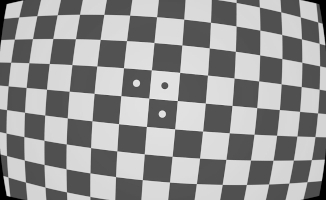
//> input picture pictures/checkerboard_326x200.jpg, 326 x 200 px
$ ./distortion   (built with g++ and OpenCV 4)
//> lines starting //> are read from the running program, lines starting //| are printed output that depends on the picture; after the words box and inside, x2 and y2 are one past the last pixel; in counts of white or black regions, pixels touching at a corner belong together
#include <opencv2/opencv.hpp>
#include <stdio.h>
#include <iostream>
#include <math.h>

using namespace std;
using namespace cv;

int verbose = 1;


// Distortion Correction- Eq: ru = rd + (k1 * rd^3) + (k2 * rd^5)
void DistCorrPoly5(const Mat& srcImg, Mat& dstImg, Point pPoint) {
    const double k1 = 0.0005;
    const double k2 = 0.0;
    const double k3 = -0.152;
    const double k4 = 0.0;
    const double zoom = 0.5;
    double rd;
    double ru;
    double rNorm;
    double theta;
    int newX;
    int newY;
    int srcX;
    int srcY;

    dstImg = srcImg.clone();

    rd = sqrt(pow(srcImg.rows, 2) + pow(srcImg.cols, 2)) * zoom;

    for (int j = 0; j < dstImg.rows; ++j)
    {
        for (int i = 0; i < dstImg.cols; i++)
        {
            newX = i - pPoint.x;
            newY = j - pPoint.y;
            ru = sqrt(pow(newX, 2) + pow(newY, 2));
            rNorm = ru / rd;
            //theta = atan(r) / (r);
            if (rNorm == 0.0)
                theta = 1;
            else
                theta = ((pow(rNorm, 5) * k1) + (pow(rNorm, 4) * k2) + (pow(rNorm, 3) * k3) + (pow(rNorm, 2) * k4) + rNorm)/rNorm;

            srcX = round(pPoint.x + theta*newX);
            srcY = round(pPoint.y + theta*newY);

            dstImg.at<char>(j, i) = srcImg.at<char>(srcY, srcX);
        }
    }
}

// Distortion Correction- Eq: ru = arctan(10p1rd)/(10p1)
void DistCorrAtan(const Mat& srcImg, Mat& dstImg, Point pPoint,  double strength) {
    double rd;
    double ru;
    double rNorm;
    double theta;
    int newX;
    int newY;
    int srcX;
    int srcY;

    dstImg = srcImg.clone();

    rd = sqrt(pow(srcImg.rows, 2) + pow(srcImg.cols, 2)) / strength;

    for (int j = 0; j < dstImg.rows; ++j)
    {
        for (int i = 0; i < dstImg.cols; i++)
        {
            newX = i - pPoint.x;
            newY = j - pPoint.y;
            ru = sqrt(pow(newX, 2) + pow(newY, 2));
            rNorm = ru / rd;
            if (rNorm == 0.0)
                theta = 1;
            else
                theta = atan(rNorm) / (rNorm);

            srcX = round(pPoint.x + theta*newX);
            srcY = round(pPoint.y + theta*newY);

            dstImg.at<char>(j, i) = srcImg.at<char>(srcY, srcX);
        }
    }
}


int main() {

    Mat srcImg;
    Mat dstImgPoly;
    Mat dstImgAtan;
    Point pPoint; // Center of distortion

    // Load Image
    srcImg = imread("../pictures/checkerboard_326x200.jpg", IMREAD_GRAYSCALE);   // Read the file
//> srcImg is the input picture: 200 rows x 326 cols, CV_8UC1; min 0, max 236, mean 148.2
    if (srcImg.empty())                              // Check for invalid input
    {
        cout << "Could not find file" << endl;
        return -1;
    }


    // principal point
    pPoint = Point(srcImg.cols / 2,
                   srcImg.rows / 2);
//> pPoint = Point(163, 100)
    if (verbose) {
        cout << "Image Width:" << srcImg.cols << endl;
//| Image Width:326
        cout << "Image Height:" << srcImg.rows << endl;
//| Image Height:200
        cout << "Image Channel:" << srcImg.channels() << endl;
//| Image Channel:1
        cout << "Image Data:" << +srcImg.at<uint8_t>(pPoint.y,pPoint.x) << endl;
//| Image Data:77
    }

    //circle(srcImg, x, 4, Scalar(0, 0, 255), FILLED, LINE_8);
    drawMarker(srcImg, pPoint, Scalar(0, 0, 255), MARKER_CROSS, 10, 1, LINE_8);
//> srcImg: 200 rows x 326 cols, CV_8UC1; 21 pixels changed, all inside (x1, y1, x2, y2) = (158, 95, 169, 106)
    namedWindow("Raw Image", WINDOW_AUTOSIZE);// Create a window for display.
    imshow("Raw Image", srcImg);                   // Show our image inside it.

    //waitKey(0);                                          // Wait for a keystroke in the window


    // Correct Image Poly 5
    DistCorrPoly5(srcImg, dstImgPoly, pPoint);
//> the loop in DistCorrPoly5, `for (int j = 0; j < dstImg.rows; ++j)` made 200 passes
//> (ru, rNorm, theta, srcX) on passes 1 to 3: (190.4, 0.996, 0.85, 301), (189.9, 0.993, 0.851, 301), (189.3, 0.99, 0.851, 301)
//> after the loop in DistCorrPoly5, `for (int j = 0; j < dstImg.rows; ++j)`:
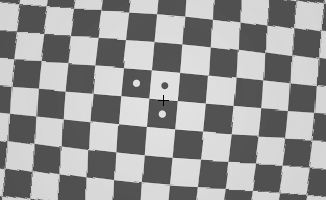
//> dstImg: 200 rows x 326 cols, CV_8UC1; min 0, max 236, mean 150.6
//> after the loop in DistCorrPoly5, `for (int j = 0; j < dstImg.rows; ++j)`: newX = 162; newY = 99; ru = 189.9; rNorm = 0.993; theta = 0.851; srcX = 301

    // Correct Image Atan
    DistCorrAtan(srcImg, dstImgAtan, pPoint, 1.7);
//> the loop in DistCorrAtan, `for (int j = 0; j < dstImg.rows; ++j)` made 200 passes
//> (ru, rNorm, theta, srcX) on passes 1 to 3: (190.4, 0.846, 0.83, 297), (189.9, 0.844, 0.831, 298), (189.3, 0.842, 0.831, 298)
//> after the loop in DistCorrAtan, `for (int j = 0; j < dstImg.rows; ++j)`:
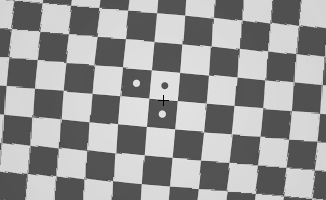
//> dstImg: 200 rows x 326 cols, CV_8UC1; min 0, max 236, mean 150.6

    // Draw Corrected Poly image
    namedWindow("Corrected Poly5", WINDOW_AUTOSIZE);
    imshow("Corrected Poly5", dstImgPoly);                   // Show our image inside it.
    //
    // Draw Corrected Atan image
    namedWindow("Corrected Atan", WINDOW_AUTOSIZE);
    imshow("Corrected Atan", dstImgAtan);                   // Show our image inside it.
    waitKey(0);

    return 0;
}
